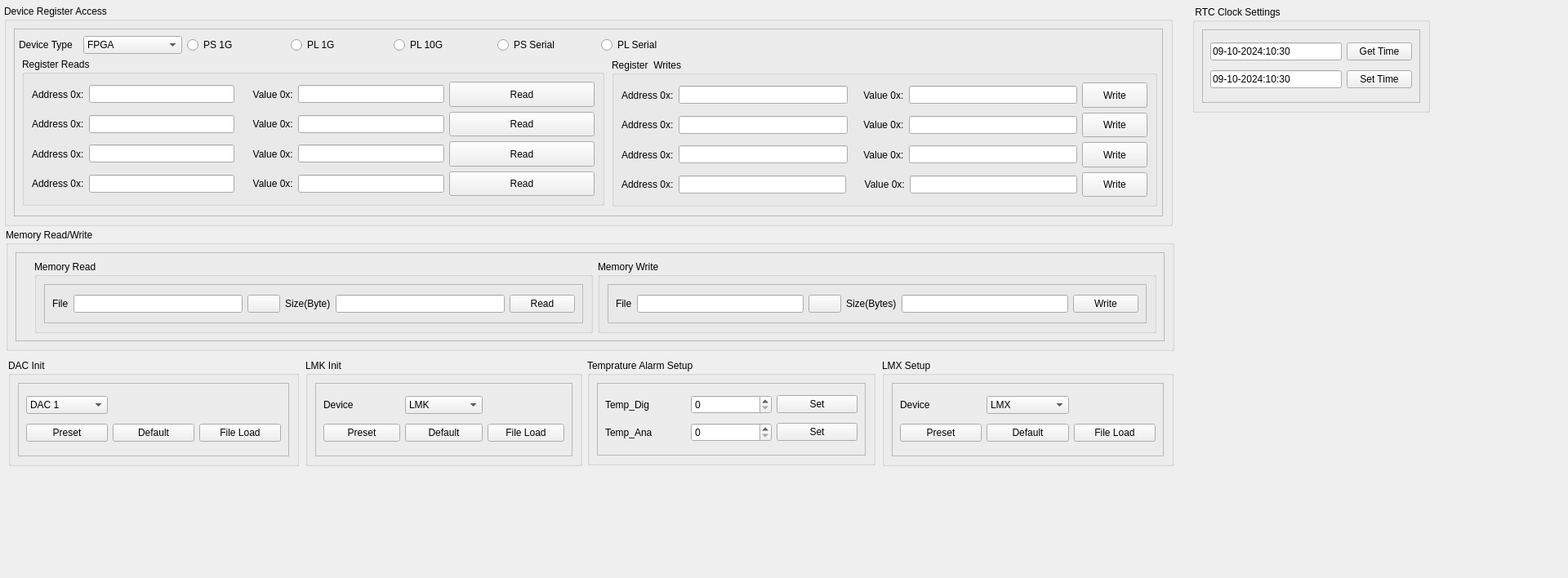
<?xml version="1.0" encoding="UTF-8"?>
<ui version="4.0">
 <class>DeviceSetup</class>
 <widget class="QWidget" name="DeviceSetup">
  <property name="geometry">
   <rect>
    <x>0</x>
    <y>0</y>
    <width>1920</width>
    <height>708</height>
   </rect>
  </property>
  <property name="windowTitle">
   <string>Form</string>
  </property>
  <widget class="QGroupBox" name="groupBox_2">
   <property name="geometry">
    <rect>
     <x>1080</x>
     <y>440</y>
     <width>357</width>
     <height>131</height>
    </rect>
   </property>
   <property name="title">
    <string>LMX Setup</string>
   </property>
   <layout class="QHBoxLayout" name="horizontalLayout_5">
    <item>
     <widget class="QFrame" name="frame_2">
      <property name="frameShape">
       <enum>QFrame::Shape::StyledPanel</enum>
      </property>
      <property name="frameShadow">
       <enum>QFrame::Shadow::Raised</enum>
      </property>
      <layout class="QHBoxLayout" name="horizontalLayout_6">
       <item>
        <layout class="QGridLayout" name="gridLayout_2">
         <item row="0" column="1">
          <widget class="QComboBox" name="comboBox_2">
           <item>
            <property name="text">
             <string>LMX</string>
            </property>
           </item>
          </widget>
         </item>
         <item row="1" column="0">
          <widget class="QPushButton" name="pushButton_6">
           <property name="text">
            <string>Preset</string>
           </property>
          </widget>
         </item>
         <item row="0" column="0">
          <widget class="QLabel" name="label_6">
           <property name="text">
            <string>Device </string>
           </property>
          </widget>
         </item>
         <item row="1" column="1">
          <widget class="QPushButton" name="pushButton_5">
           <property name="text">
            <string>Default</string>
           </property>
          </widget>
         </item>
         <item row="1" column="2">
          <widget class="QPushButton" name="pushButton_7">
           <property name="text">
            <string>File Load</string>
           </property>
          </widget>
         </item>
        </layout>
       </item>
      </layout>
     </widget>
    </item>
   </layout>
  </widget>
  <widget class="QGroupBox" name="groupBox_3">
   <property name="geometry">
    <rect>
     <x>719</x>
     <y>440</y>
     <width>353</width>
     <height>130</height>
    </rect>
   </property>
   <property name="title">
    <string>Temprature Alarm Setup</string>
   </property>
   <layout class="QHBoxLayout" name="horizontalLayout_7">
    <item>
     <widget class="QFrame" name="frame_3">
      <property name="frameShape">
       <enum>QFrame::Shape::StyledPanel</enum>
      </property>
      <property name="frameShadow">
       <enum>QFrame::Shadow::Raised</enum>
      </property>
      <layout class="QHBoxLayout" name="horizontalLayout_10">
       <item>
        <layout class="QGridLayout" name="gridLayout_3">
         <item row="0" column="1">
          <widget class="QSpinBox" name="spinBox_5"/>
         </item>
         <item row="1" column="1">
          <widget class="QSpinBox" name="spinBox_6"/>
         </item>
         <item row="1" column="0">
          <widget class="QLabel" name="label_8">
           <property name="text">
            <string>Temp_Ana</string>
           </property>
          </widget>
         </item>
         <item row="0" column="0">
          <widget class="QLabel" name="label_7">
           <property name="text">
            <string>Temp_Dig</string>
           </property>
          </widget>
         </item>
         <item row="0" column="2">
          <widget class="QPushButton" name="pushButton_9">
           <property name="text">
            <string>Set</string>
           </property>
          </widget>
         </item>
         <item row="1" column="2">
          <widget class="QPushButton" name="pushButton_8">
           <property name="text">
            <string>Set</string>
           </property>
          </widget>
         </item>
        </layout>
       </item>
      </layout>
     </widget>
    </item>
   </layout>
  </widget>
  <widget class="QGroupBox" name="groupBox_5">
   <property name="geometry">
    <rect>
     <x>10</x>
     <y>440</y>
     <width>356</width>
     <height>131</height>
    </rect>
   </property>
   <property name="title">
    <string>DAC Init</string>
   </property>
   <layout class="QHBoxLayout" name="horizontalLayout_9">
    <item>
     <widget class="QFrame" name="frame_5">
      <property name="frameShape">
       <enum>QFrame::Shape::StyledPanel</enum>
      </property>
      <property name="frameShadow">
       <enum>QFrame::Shadow::Raised</enum>
      </property>
      <layout class="QHBoxLayout" name="horizontalLayout_12">
       <item>
        <layout class="QGridLayout" name="gridLayout_5">
         <item row="1" column="2">
          <widget class="QPushButton" name="pushButton_12">
           <property name="text">
            <string>File Load</string>
           </property>
          </widget>
         </item>
         <item row="1" column="0">
          <widget class="QPushButton" name="pushButton_10">
           <property name="text">
            <string>Preset</string>
           </property>
          </widget>
         </item>
         <item row="0" column="0">
          <widget class="QComboBox" name="comboBox_4">
           <item>
            <property name="text">
             <string>DAC 1</string>
            </property>
           </item>
           <item>
            <property name="text">
             <string>DAC 2</string>
            </property>
           </item>
           <item>
            <property name="text">
             <string>DAC 3</string>
            </property>
           </item>
          </widget>
         </item>
         <item row="1" column="1">
          <widget class="QPushButton" name="pushButton_13">
           <property name="text">
            <string>Default</string>
           </property>
          </widget>
         </item>
        </layout>
       </item>
      </layout>
     </widget>
    </item>
   </layout>
  </widget>
  <widget class="QGroupBox" name="groupBox_6">
   <property name="geometry">
    <rect>
     <x>5</x>
     <y>6</y>
     <width>1431</width>
     <height>271</height>
    </rect>
   </property>
   <property name="title">
    <string>Device Register Access</string>
   </property>
   <layout class="QHBoxLayout" name="horizontalLayout_17">
    <item>
     <widget class="QFrame" name="frame">
      <property name="frameShape">
       <enum>QFrame::Shape::StyledPanel</enum>
      </property>
      <property name="frameShadow">
       <enum>QFrame::Shadow::Raised</enum>
      </property>
      <widget class="QGroupBox" name="groupBox">
       <property name="geometry">
        <rect>
         <x>10</x>
         <y>36</y>
         <width>713</width>
         <height>181</height>
        </rect>
       </property>
       <property name="title">
        <string>Register Reads</string>
       </property>
       <layout class="QVBoxLayout" name="verticalLayout_4">
        <item>
         <layout class="QHBoxLayout" name="horizontalLayout_2">
          <item>
           <widget class="QLabel" name="label_2">
            <property name="sizePolicy">
             <sizepolicy hsizetype="Fixed" vsizetype="Preferred">
              <horstretch>0</horstretch>
              <verstretch>0</verstretch>
             </sizepolicy>
            </property>
            <property name="text">
             <string>Address 0x:</string>
            </property>
           </widget>
          </item>
          <item>
           <widget class="QLineEdit" name="lineEdit_reg_read_addr1">
            <property name="sizePolicy">
             <sizepolicy hsizetype="Preferred" vsizetype="Fixed">
              <horstretch>0</horstretch>
              <verstretch>0</verstretch>
             </sizepolicy>
            </property>
           </widget>
          </item>
          <item>
           <widget class="QLabel" name="label_5">
            <property name="sizePolicy">
             <sizepolicy hsizetype="Fixed" vsizetype="Preferred">
              <horstretch>0</horstretch>
              <verstretch>0</verstretch>
             </sizepolicy>
            </property>
            <property name="text">
             <string>     Value 0x:</string>
            </property>
           </widget>
          </item>
          <item>
           <widget class="QLineEdit" name="lineEdit_reg_read_val1">
            <property name="sizePolicy">
             <sizepolicy hsizetype="Preferred" vsizetype="Fixed">
              <horstretch>0</horstretch>
              <verstretch>0</verstretch>
             </sizepolicy>
            </property>
           </widget>
          </item>
          <item>
           <widget class="QPushButton" name="pushButton_device_setup_reg1_read">
            <property name="sizePolicy">
             <sizepolicy hsizetype="Preferred" vsizetype="Preferred">
              <horstretch>0</horstretch>
              <verstretch>0</verstretch>
             </sizepolicy>
            </property>
            <property name="text">
             <string>Read</string>
            </property>
           </widget>
          </item>
         </layout>
        </item>
        <item>
         <layout class="QHBoxLayout" name="horizontalLayout_4">
          <item>
           <widget class="QLabel" name="label_27">
            <property name="sizePolicy">
             <sizepolicy hsizetype="Fixed" vsizetype="Preferred">
              <horstretch>0</horstretch>
              <verstretch>0</verstretch>
             </sizepolicy>
            </property>
            <property name="text">
             <string>Address 0x:</string>
            </property>
           </widget>
          </item>
          <item>
           <widget class="QLineEdit" name="lineEdit_reg_read_addr2">
            <property name="sizePolicy">
             <sizepolicy hsizetype="Preferred" vsizetype="Fixed">
              <horstretch>0</horstretch>
              <verstretch>0</verstretch>
             </sizepolicy>
            </property>
           </widget>
          </item>
          <item>
           <widget class="QLabel" name="label_28">
            <property name="sizePolicy">
             <sizepolicy hsizetype="Fixed" vsizetype="Preferred">
              <horstretch>0</horstretch>
              <verstretch>0</verstretch>
             </sizepolicy>
            </property>
            <property name="text">
             <string>     Value 0x:</string>
            </property>
           </widget>
          </item>
          <item>
           <widget class="QLineEdit" name="lineEdit_reg_read_val2">
            <property name="sizePolicy">
             <sizepolicy hsizetype="Preferred" vsizetype="Fixed">
              <horstretch>0</horstretch>
              <verstretch>0</verstretch>
             </sizepolicy>
            </property>
           </widget>
          </item>
          <item>
           <widget class="QPushButton" name="pushButton_device_setup_reg2_read">
            <property name="sizePolicy">
             <sizepolicy hsizetype="Preferred" vsizetype="Preferred">
              <horstretch>0</horstretch>
              <verstretch>0</verstretch>
             </sizepolicy>
            </property>
            <property name="text">
             <string>Read</string>
            </property>
           </widget>
          </item>
         </layout>
        </item>
        <item>
         <layout class="QHBoxLayout" name="horizontalLayout_13">
          <item>
           <widget class="QLabel" name="label_29">
            <property name="sizePolicy">
             <sizepolicy hsizetype="Fixed" vsizetype="Preferred">
              <horstretch>0</horstretch>
              <verstretch>0</verstretch>
             </sizepolicy>
            </property>
            <property name="text">
             <string>Address 0x:</string>
            </property>
           </widget>
          </item>
          <item>
           <widget class="QLineEdit" name="lineEdit_reg_read_addr3">
            <property name="sizePolicy">
             <sizepolicy hsizetype="Preferred" vsizetype="Fixed">
              <horstretch>0</horstretch>
              <verstretch>0</verstretch>
             </sizepolicy>
            </property>
           </widget>
          </item>
          <item>
           <widget class="QLabel" name="label_30">
            <property name="sizePolicy">
             <sizepolicy hsizetype="Fixed" vsizetype="Preferred">
              <horstretch>0</horstretch>
              <verstretch>0</verstretch>
             </sizepolicy>
            </property>
            <property name="text">
             <string>     Value 0x:</string>
            </property>
           </widget>
          </item>
          <item>
           <widget class="QLineEdit" name="lineEdit_reg_read_val3">
            <property name="sizePolicy">
             <sizepolicy hsizetype="Preferred" vsizetype="Fixed">
              <horstretch>0</horstretch>
              <verstretch>0</verstretch>
             </sizepolicy>
            </property>
           </widget>
          </item>
          <item>
           <widget class="QPushButton" name="pushButton_device_setup_reg3_read">
            <property name="sizePolicy">
             <sizepolicy hsizetype="Preferred" vsizetype="Preferred">
              <horstretch>0</horstretch>
              <verstretch>0</verstretch>
             </sizepolicy>
            </property>
            <property name="text">
             <string>Read</string>
            </property>
           </widget>
          </item>
         </layout>
        </item>
        <item>
         <layout class="QHBoxLayout" name="horizontalLayout_14">
          <item>
           <widget class="QLabel" name="label_31">
            <property name="sizePolicy">
             <sizepolicy hsizetype="Fixed" vsizetype="Preferred">
              <horstretch>0</horstretch>
              <verstretch>0</verstretch>
             </sizepolicy>
            </property>
            <property name="text">
             <string>Address 0x:</string>
            </property>
           </widget>
          </item>
          <item>
           <widget class="QLineEdit" name="lineEdit_reg_read_addr4">
            <property name="sizePolicy">
             <sizepolicy hsizetype="Preferred" vsizetype="Fixed">
              <horstretch>0</horstretch>
              <verstretch>0</verstretch>
             </sizepolicy>
            </property>
           </widget>
          </item>
          <item>
           <widget class="QLabel" name="label_32">
            <property name="sizePolicy">
             <sizepolicy hsizetype="Fixed" vsizetype="Preferred">
              <horstretch>0</horstretch>
              <verstretch>0</verstretch>
             </sizepolicy>
            </property>
            <property name="text">
             <string>     Value 0x:</string>
            </property>
           </widget>
          </item>
          <item>
           <widget class="QLineEdit" name="lineEdit_reg_read_val4">
            <property name="sizePolicy">
             <sizepolicy hsizetype="Preferred" vsizetype="Fixed">
              <horstretch>0</horstretch>
              <verstretch>0</verstretch>
             </sizepolicy>
            </property>
           </widget>
          </item>
          <item>
           <widget class="QPushButton" name="pushButton_device_setup_reg4_read">
            <property name="sizePolicy">
             <sizepolicy hsizetype="Preferred" vsizetype="Preferred">
              <horstretch>0</horstretch>
              <verstretch>0</verstretch>
             </sizepolicy>
            </property>
            <property name="text">
             <string>Read</string>
            </property>
           </widget>
          </item>
         </layout>
        </item>
       </layout>
      </widget>
      <widget class="QGroupBox" name="groupBox_9">
       <property name="geometry">
        <rect>
         <x>732</x>
         <y>37</y>
         <width>668</width>
         <height>181</height>
        </rect>
       </property>
       <property name="title">
        <string>Register  Writes</string>
       </property>
       <layout class="QVBoxLayout" name="verticalLayout_5">
        <item>
         <layout class="QHBoxLayout" name="horizontalLayout">
          <item>
           <widget class="QLabel" name="label_3">
            <property name="sizePolicy">
             <sizepolicy hsizetype="Fixed" vsizetype="Preferred">
              <horstretch>0</horstretch>
              <verstretch>0</verstretch>
             </sizepolicy>
            </property>
            <property name="text">
             <string>Address 0x:</string>
            </property>
           </widget>
          </item>
          <item>
           <widget class="QLineEdit" name="lineEdit_reg_wr_addr1"/>
          </item>
          <item>
           <widget class="QLabel" name="label_4">
            <property name="sizePolicy">
             <sizepolicy hsizetype="Fixed" vsizetype="Preferred">
              <horstretch>0</horstretch>
              <verstretch>0</verstretch>
             </sizepolicy>
            </property>
            <property name="text">
             <string>    Value 0x:</string>
            </property>
           </widget>
          </item>
          <item>
           <widget class="QLineEdit" name="lineEdit_wr_reg_val1"/>
          </item>
          <item>
           <widget class="QPushButton" name="pushButton_device_setup_wr_reg1">
            <property name="sizePolicy">
             <sizepolicy hsizetype="Preferred" vsizetype="Preferred">
              <horstretch>0</horstretch>
              <verstretch>0</verstretch>
             </sizepolicy>
            </property>
            <property name="text">
             <string>Write</string>
            </property>
           </widget>
          </item>
         </layout>
        </item>
        <item>
         <layout class="QHBoxLayout" name="horizontalLayout_15">
          <item>
           <widget class="QLabel" name="label_33">
            <property name="sizePolicy">
             <sizepolicy hsizetype="Fixed" vsizetype="Preferred">
              <horstretch>0</horstretch>
              <verstretch>0</verstretch>
             </sizepolicy>
            </property>
            <property name="text">
             <string>Address 0x:</string>
            </property>
           </widget>
          </item>
          <item>
           <widget class="QLineEdit" name="lineEdit_reg_wr_addr2"/>
          </item>
          <item>
           <widget class="QLabel" name="label_34">
            <property name="sizePolicy">
             <sizepolicy hsizetype="Fixed" vsizetype="Preferred">
              <horstretch>0</horstretch>
              <verstretch>0</verstretch>
             </sizepolicy>
            </property>
            <property name="text">
             <string>    Value 0x:</string>
            </property>
           </widget>
          </item>
          <item>
           <widget class="QLineEdit" name="lineEdit_wr_reg_val2"/>
          </item>
          <item>
           <widget class="QPushButton" name="pushButton_device_setup_wr_reg2">
            <property name="sizePolicy">
             <sizepolicy hsizetype="Preferred" vsizetype="Preferred">
              <horstretch>0</horstretch>
              <verstretch>0</verstretch>
             </sizepolicy>
            </property>
            <property name="text">
             <string>Write</string>
            </property>
           </widget>
          </item>
         </layout>
        </item>
        <item>
         <layout class="QHBoxLayout" name="horizontalLayout_18">
          <item>
           <widget class="QLabel" name="label_37">
            <property name="sizePolicy">
             <sizepolicy hsizetype="Fixed" vsizetype="Preferred">
              <horstretch>0</horstretch>
              <verstretch>0</verstretch>
             </sizepolicy>
            </property>
            <property name="text">
             <string>Address 0x:</string>
            </property>
           </widget>
          </item>
          <item>
           <widget class="QLineEdit" name="lineEdit_reg_wr_addr3"/>
          </item>
          <item>
           <widget class="QLabel" name="label_38">
            <property name="sizePolicy">
             <sizepolicy hsizetype="Fixed" vsizetype="Preferred">
              <horstretch>0</horstretch>
              <verstretch>0</verstretch>
             </sizepolicy>
            </property>
            <property name="text">
             <string>    Value 0x:</string>
            </property>
           </widget>
          </item>
          <item>
           <widget class="QLineEdit" name="lineEdit_wr_reg_val3"/>
          </item>
          <item>
           <widget class="QPushButton" name="pushButton_device_setup_wr_reg3">
            <property name="sizePolicy">
             <sizepolicy hsizetype="Preferred" vsizetype="Preferred">
              <horstretch>0</horstretch>
              <verstretch>0</verstretch>
             </sizepolicy>
            </property>
            <property name="text">
             <string>Write</string>
            </property>
           </widget>
          </item>
         </layout>
        </item>
        <item>
         <layout class="QHBoxLayout" name="horizontalLayout_16">
          <item>
           <widget class="QLabel" name="label_35">
            <property name="sizePolicy">
             <sizepolicy hsizetype="Fixed" vsizetype="Preferred">
              <horstretch>0</horstretch>
              <verstretch>0</verstretch>
             </sizepolicy>
            </property>
            <property name="text">
             <string>Address 0x:</string>
            </property>
           </widget>
          </item>
          <item>
           <widget class="QLineEdit" name="lineEdit_reg_wr_addr4"/>
          </item>
          <item>
           <widget class="QLabel" name="label_36">
            <property name="sizePolicy">
             <sizepolicy hsizetype="Fixed" vsizetype="Preferred">
              <horstretch>0</horstretch>
              <verstretch>0</verstretch>
             </sizepolicy>
            </property>
            <property name="text">
             <string>     Value 0x:</string>
            </property>
           </widget>
          </item>
          <item>
           <widget class="QLineEdit" name="lineEdit_wr_reg_val4"/>
          </item>
          <item>
           <widget class="QPushButton" name="pushButton_device_setup_wr_reg4">
            <property name="sizePolicy">
             <sizepolicy hsizetype="Preferred" vsizetype="Preferred">
              <horstretch>0</horstretch>
              <verstretch>0</verstretch>
             </sizepolicy>
            </property>
            <property name="text">
             <string>Write</string>
            </property>
           </widget>
          </item>
         </layout>
        </item>
       </layout>
      </widget>
      <widget class="QWidget" name="layoutWidget">
       <property name="geometry">
        <rect>
         <x>6</x>
         <y>5</y>
         <width>834</width>
         <height>31</height>
        </rect>
       </property>
       <layout class="QHBoxLayout" name="horizontalLayout_3">
        <item>
         <widget class="QLabel" name="label">
          <property name="sizePolicy">
           <sizepolicy hsizetype="Fixed" vsizetype="Fixed">
            <horstretch>0</horstretch>
            <verstretch>0</verstretch>
           </sizepolicy>
          </property>
          <property name="text">
           <string>Device Type  </string>
          </property>
         </widget>
        </item>
        <item>
         <widget class="QComboBox" name="comboBox">
          <item>
           <property name="text">
            <string>FPGA</string>
           </property>
          </item>
          <item>
           <property name="text">
            <string>LMK</string>
           </property>
          </item>
          <item>
           <property name="text">
            <string>LMX</string>
           </property>
          </item>
          <item>
           <property name="text">
            <string>DAC 1</string>
           </property>
          </item>
          <item>
           <property name="text">
            <string>DAC 2</string>
           </property>
          </item>
          <item>
           <property name="text">
            <string>DAC 3</string>
           </property>
          </item>
          <item>
           <property name="text">
            <string>ATTN1</string>
           </property>
          </item>
          <item>
           <property name="text">
            <string>ATTN2</string>
           </property>
          </item>
          <item>
           <property name="text">
            <string>ATTN3</string>
           </property>
          </item>
          <item>
           <property name="text">
            <string>ATTN4</string>
           </property>
          </item>
         </widget>
        </item>
        <item>
         <widget class="QRadioButton" name="radioButton_device_setup_ps_1g">
          <property name="text">
           <string>PS 1G</string>
          </property>
         </widget>
        </item>
        <item>
         <widget class="QRadioButton" name="radioButton_device_setup_pl_1g">
          <property name="text">
           <string>PL 1G</string>
          </property>
         </widget>
        </item>
        <item>
         <widget class="QRadioButton" name="radioButton_device_setup_pl_10g">
          <property name="text">
           <string>PL 10G</string>
          </property>
         </widget>
        </item>
        <item>
         <widget class="QRadioButton" name="radioButton_device_setup_ps_serial">
          <property name="text">
           <string>PS Serial</string>
          </property>
         </widget>
        </item>
        <item>
         <widget class="QRadioButton" name="radioButton_device_setup_pl_serial">
          <property name="text">
           <string>PL Serial</string>
          </property>
         </widget>
        </item>
       </layout>
      </widget>
     </widget>
    </item>
   </layout>
  </widget>
  <widget class="QGroupBox" name="groupBox_8">
   <property name="geometry">
    <rect>
     <x>7</x>
     <y>280</y>
     <width>1431</width>
     <height>150</height>
    </rect>
   </property>
   <property name="title">
    <string>Memory Read/Write</string>
   </property>
   <layout class="QVBoxLayout" name="verticalLayout_3">
    <item>
     <widget class="QFrame" name="frame_7">
      <property name="frameShape">
       <enum>QFrame::Shape::StyledPanel</enum>
      </property>
      <property name="frameShadow">
       <enum>QFrame::Shadow::Raised</enum>
      </property>
      <layout class="QHBoxLayout" name="horizontalLayout_21">
       <item>
        <widget class="QLabel" name="label_26">
         <property name="text">
          <string/>
         </property>
        </widget>
       </item>
       <item>
        <widget class="QGroupBox" name="groupBox_7">
         <property name="title">
          <string>Memory Read</string>
         </property>
         <layout class="QHBoxLayout" name="horizontalLayout_11">
          <item>
           <widget class="QFrame" name="frame_6">
            <property name="frameShape">
             <enum>QFrame::Shape::StyledPanel</enum>
            </property>
            <property name="frameShadow">
             <enum>QFrame::Shadow::Raised</enum>
            </property>
            <layout class="QHBoxLayout" name="horizontalLayout_19">
             <item>
              <layout class="QGridLayout" name="gridLayout_4">
               <item row="0" column="2">
                <widget class="QPushButton" name="pushButton_device_setup__file_mem_read">
                 <property name="text">
                  <string/>
                 </property>
                 <property name="icon">
                  <iconset resource="TargetEchoGen.qrc">
                   <normaloff>:/images/file-browser-icon-23.jpg</normaloff>:/images/file-browser-icon-23.jpg</iconset>
                 </property>
                </widget>
               </item>
               <item row="0" column="4">
                <widget class="QLineEdit" name="lineEdit_3"/>
               </item>
               <item row="0" column="3">
                <widget class="QLabel" name="label_23">
                 <property name="text">
                  <string>Size(Byte)</string>
                 </property>
                </widget>
               </item>
               <item row="0" column="0">
                <widget class="QLabel" name="label_24">
                 <property name="text">
                  <string>File</string>
                 </property>
                </widget>
               </item>
               <item row="0" column="5">
                <widget class="QPushButton" name="pushButton_devsetup_mem_read_start">
                 <property name="text">
                  <string>Read</string>
                 </property>
                </widget>
               </item>
               <item row="0" column="1">
                <widget class="QLineEdit" name="lineEdit"/>
               </item>
              </layout>
             </item>
            </layout>
           </widget>
          </item>
         </layout>
        </widget>
       </item>
       <item>
        <widget class="QGroupBox" name="groupBox_4">
         <property name="title">
          <string>Memory Write</string>
         </property>
         <layout class="QHBoxLayout" name="horizontalLayout_8">
          <item>
           <widget class="QFrame" name="frame_4">
            <property name="frameShape">
             <enum>QFrame::Shape::StyledPanel</enum>
            </property>
            <property name="frameShadow">
             <enum>QFrame::Shadow::Raised</enum>
            </property>
            <layout class="QHBoxLayout" name="horizontalLayout_20">
             <item>
              <layout class="QGridLayout" name="gridLayout">
               <item row="0" column="5">
                <widget class="QPushButton" name="pushButton_19">
                 <property name="text">
                  <string>Write</string>
                 </property>
                </widget>
               </item>
               <item row="0" column="2">
                <widget class="QPushButton" name="pushButton_17">
                 <property name="text">
                  <string/>
                 </property>
                 <property name="icon">
                  <iconset resource="TargetEchoGen.qrc">
                   <normaloff>:/images/file-browser-icon-23.jpg</normaloff>:/images/file-browser-icon-23.jpg</iconset>
                 </property>
                </widget>
               </item>
               <item row="0" column="3">
                <widget class="QLabel" name="label_22">
                 <property name="text">
                  <string>Size(Bytes)</string>
                 </property>
                </widget>
               </item>
               <item row="0" column="0">
                <widget class="QLabel" name="label_25">
                 <property name="text">
                  <string>File</string>
                 </property>
                </widget>
               </item>
               <item row="0" column="4">
                <widget class="QLineEdit" name="lineEdit_4"/>
               </item>
               <item row="0" column="1">
                <widget class="QLineEdit" name="lineEdit_2"/>
               </item>
              </layout>
             </item>
            </layout>
           </widget>
          </item>
         </layout>
        </widget>
       </item>
      </layout>
     </widget>
    </item>
   </layout>
  </widget>
  <widget class="QGroupBox" name="groupBox_10">
   <property name="geometry">
    <rect>
     <x>374</x>
     <y>440</y>
     <width>339</width>
     <height>131</height>
    </rect>
   </property>
   <property name="title">
    <string>LMK Init</string>
   </property>
   <layout class="QHBoxLayout" name="horizontalLayout_22">
    <item>
     <widget class="QFrame" name="frame_8">
      <property name="frameShape">
       <enum>QFrame::Shape::StyledPanel</enum>
      </property>
      <property name="frameShadow">
       <enum>QFrame::Shadow::Raised</enum>
      </property>
      <layout class="QHBoxLayout" name="horizontalLayout_23">
       <item>
        <layout class="QGridLayout" name="gridLayout_6">
         <item row="0" column="1">
          <widget class="QComboBox" name="comboBox_3">
           <item>
            <property name="text">
             <string>LMK</string>
            </property>
           </item>
          </widget>
         </item>
         <item row="1" column="0">
          <widget class="QPushButton" name="pushButton_11">
           <property name="text">
            <string>Preset</string>
           </property>
          </widget>
         </item>
         <item row="0" column="0">
          <widget class="QLabel" name="label_9">
           <property name="text">
            <string>Device </string>
           </property>
          </widget>
         </item>
         <item row="1" column="1">
          <widget class="QPushButton" name="pushButton_14">
           <property name="text">
            <string>Default</string>
           </property>
          </widget>
         </item>
         <item row="1" column="2">
          <widget class="QPushButton" name="pushButton_15">
           <property name="text">
            <string>File Load</string>
           </property>
          </widget>
         </item>
        </layout>
       </item>
      </layout>
     </widget>
    </item>
   </layout>
  </widget>
  <widget class="QGroupBox" name="groupBox_11">
   <property name="geometry">
    <rect>
     <x>1460</x>
     <y>7</y>
     <width>291</width>
     <height>131</height>
    </rect>
   </property>
   <property name="title">
    <string> RTC Clock Settings</string>
   </property>
   <layout class="QHBoxLayout" name="horizontalLayout_24">
    <item>
     <widget class="QFrame" name="frame_9">
      <property name="frameShape">
       <enum>QFrame::Shape::StyledPanel</enum>
      </property>
      <property name="frameShadow">
       <enum>QFrame::Shadow::Raised</enum>
      </property>
      <layout class="QHBoxLayout" name="horizontalLayout_25">
       <item>
        <layout class="QGridLayout" name="gridLayout_7">
         <item row="1" column="1">
          <widget class="QPushButton" name="pushButton_27">
           <property name="text">
            <string>Set Time</string>
           </property>
          </widget>
         </item>
         <item row="0" column="1">
          <widget class="QPushButton" name="pushButton_25">
           <property name="text">
            <string>Get Time</string>
           </property>
          </widget>
         </item>
         <item row="1" column="0">
          <widget class="QLineEdit" name="lineEdit_6">
           <property name="text">
            <string>09-10-2024:10:30</string>
           </property>
          </widget>
         </item>
         <item row="0" column="0">
          <widget class="QLineEdit" name="lineEdit_5">
           <property name="text">
            <string>09-10-2024:10:30</string>
           </property>
          </widget>
         </item>
        </layout>
       </item>
      </layout>
     </widget>
    </item>
   </layout>
  </widget>
 </widget>
 <resources>
  <include location="TargetEchoGen.qrc"/>
 </resources>
 <connections/>
</ui>
